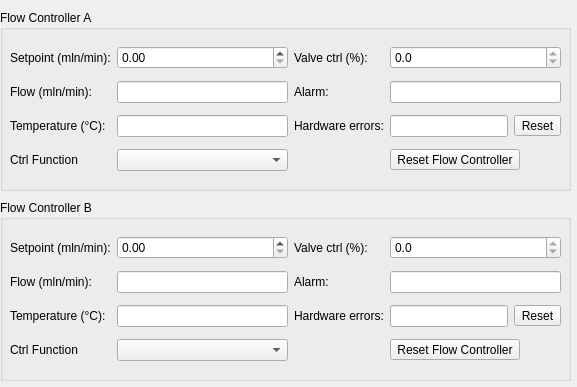
<?xml version="1.0" encoding="UTF-8"?>
<ui version="4.0">
 <class>RedFlowMeterWindow</class>
 <widget class="QDialog" name="RedFlowMeterWindow">
  <property name="geometry">
   <rect>
    <x>0</x>
    <y>0</y>
    <width>577</width>
    <height>387</height>
   </rect>
  </property>
  <property name="windowTitle">
   <string>Flow Controller</string>
  </property>
  <widget class="QGroupBox" name="groupBox_flowA">
   <property name="geometry">
    <rect>
     <x>0</x>
     <y>10</y>
     <width>571</width>
     <height>181</height>
    </rect>
   </property>
   <property name="title">
    <string>Flow Controller A</string>
   </property>
   <widget class="QWidget" name="gridLayoutWidget_2">
    <property name="geometry">
     <rect>
      <x>10</x>
      <y>30</y>
      <width>551</width>
      <height>141</height>
     </rect>
    </property>
    <layout class="QGridLayout" name="gridLayout_2">
     <item row="1" column="0">
      <widget class="QLabel" name="flowA_label_flow">
       <property name="text">
        <string>Flow (mln/min):</string>
       </property>
      </widget>
     </item>
     <item row="0" column="0">
      <widget class="QLabel" name="flowA_label_setpoint">
       <property name="text">
        <string>Setpoint (mln/min):</string>
       </property>
      </widget>
     </item>
     <item row="2" column="1">
      <widget class="QLineEdit" name="flowA_lineEdit_temperature">
       <property name="readOnly">
        <bool>true</bool>
       </property>
      </widget>
     </item>
     <item row="0" column="1">
      <widget class="QDoubleSpinBox" name="flowA_doubleSpinBox_setpoint">
       <property name="readOnly">
        <bool>false</bool>
       </property>
       <property name="decimals">
        <number>2</number>
       </property>
       <property name="maximum">
        <double>1300.000000000000000</double>
       </property>
      </widget>
     </item>
     <item row="1" column="1">
      <widget class="QLineEdit" name="flowA_lineEdit_flow">
       <property name="readOnly">
        <bool>true</bool>
       </property>
      </widget>
     </item>
     <item row="2" column="0">
      <widget class="QLabel" name="flowA_label_temperature">
       <property name="text">
        <string>Temperature (°C):</string>
       </property>
      </widget>
     </item>
     <item row="3" column="1">
      <widget class="QComboBox" name="flowA_comboBox_control_function">
       <property name="toolTip">
        <string>&lt;html&gt;&lt;head/&gt;&lt;body&gt;&lt;p&gt;This widget is write only: it will not be modified if the control function is modified elsewhere.&lt;/p&gt;&lt;/body&gt;&lt;/html&gt;</string>
       </property>
      </widget>
     </item>
     <item row="3" column="0">
      <widget class="QLabel" name="flowA_label_control_function">
       <property name="text">
        <string>Ctrl Function</string>
       </property>
      </widget>
     </item>
     <item row="0" column="2">
      <widget class="QLabel" name="flowA_label_valve_control">
       <property name="text">
        <string>Valve ctrl (%):</string>
       </property>
      </widget>
     </item>
     <item row="0" column="3">
      <widget class="QDoubleSpinBox" name="flowA_doubleSpinBox_valve_control">
       <property name="readOnly">
        <bool>true</bool>
       </property>
       <property name="decimals">
        <number>1</number>
       </property>
       <property name="singleStep">
        <double>0.100000000000000</double>
       </property>
      </widget>
     </item>
     <item row="1" column="2">
      <widget class="QLabel" name="flowA_label_alarm">
       <property name="text">
        <string>Alarm:</string>
       </property>
      </widget>
     </item>
     <item row="1" column="3">
      <widget class="QLineEdit" name="flowA_lineEdit_alarm">
       <property name="readOnly">
        <bool>true</bool>
       </property>
      </widget>
     </item>
     <item row="2" column="2">
      <widget class="QLabel" name="flowA_label_harware_error">
       <property name="text">
        <string>Hardware errors:</string>
       </property>
      </widget>
     </item>
     <item row="3" column="3">
      <widget class="QToolButton" name="flowA_toolButton_soft_reset">
       <property name="text">
        <string>Reset Flow Controller</string>
       </property>
      </widget>
     </item>
     <item row="2" column="3">
      <layout class="QHBoxLayout" name="horizontalLayout_2">
       <item>
        <widget class="QLineEdit" name="flowA_lineEdit_hardware_error">
         <property name="readOnly">
          <bool>true</bool>
         </property>
        </widget>
       </item>
       <item>
        <widget class="QToolButton" name="flowA_toolButton_reset_hardware_error">
         <property name="text">
          <string>Reset</string>
         </property>
        </widget>
       </item>
      </layout>
     </item>
    </layout>
   </widget>
  </widget>
  <widget class="QGroupBox" name="groupBox_flowB">
   <property name="geometry">
    <rect>
     <x>0</x>
     <y>200</y>
     <width>571</width>
     <height>181</height>
    </rect>
   </property>
   <property name="title">
    <string>Flow Controller B</string>
   </property>
   <widget class="QWidget" name="gridLayoutWidget">
    <property name="geometry">
     <rect>
      <x>10</x>
      <y>30</y>
      <width>551</width>
      <height>141</height>
     </rect>
    </property>
    <layout class="QGridLayout" name="gridLayout">
     <item row="0" column="0">
      <widget class="QLabel" name="flowB_label_setpoint">
       <property name="text">
        <string>Setpoint (mln/min):</string>
       </property>
      </widget>
     </item>
     <item row="2" column="1">
      <widget class="QLineEdit" name="flowB_lineEdit_temperature">
       <property name="readOnly">
        <bool>true</bool>
       </property>
      </widget>
     </item>
     <item row="1" column="0">
      <widget class="QLabel" name="flowB_label_flow">
       <property name="text">
        <string>Flow (mln/min):</string>
       </property>
      </widget>
     </item>
     <item row="1" column="1">
      <widget class="QLineEdit" name="flowB_lineEdit_flow">
       <property name="readOnly">
        <bool>true</bool>
       </property>
      </widget>
     </item>
     <item row="0" column="1">
      <widget class="QDoubleSpinBox" name="flowB_doubleSpinBox_setpoint">
       <property name="readOnly">
        <bool>false</bool>
       </property>
       <property name="decimals">
        <number>2</number>
       </property>
       <property name="maximum">
        <double>1300.000000000000000</double>
       </property>
       <property name="singleStep">
        <double>1.000000000000000</double>
       </property>
      </widget>
     </item>
     <item row="3" column="1">
      <widget class="QComboBox" name="flowB_comboBox_control_function">
       <property name="toolTip">
        <string>&lt;html&gt;&lt;head/&gt;&lt;body&gt;&lt;p&gt;This widget is write only: it will not be modified if the control function is modified elsewhere.&lt;/p&gt;&lt;/body&gt;&lt;/html&gt;</string>
       </property>
      </widget>
     </item>
     <item row="2" column="0">
      <widget class="QLabel" name="flowB_label_temperature">
       <property name="text">
        <string>Temperature (°C):</string>
       </property>
      </widget>
     </item>
     <item row="3" column="0">
      <widget class="QLabel" name="flowB_label_control_function">
       <property name="text">
        <string>Ctrl Function</string>
       </property>
      </widget>
     </item>
     <item row="0" column="2">
      <widget class="QLabel" name="flowB_label_valve_control">
       <property name="text">
        <string>Valve ctrl (%):</string>
       </property>
      </widget>
     </item>
     <item row="0" column="3">
      <widget class="QDoubleSpinBox" name="flowB_doubleSpinBox_valve_control">
       <property name="readOnly">
        <bool>true</bool>
       </property>
       <property name="decimals">
        <number>1</number>
       </property>
       <property name="singleStep">
        <double>0.100000000000000</double>
       </property>
      </widget>
     </item>
     <item row="1" column="3">
      <widget class="QLineEdit" name="flowB_lineEdit_alarm">
       <property name="readOnly">
        <bool>true</bool>
       </property>
      </widget>
     </item>
     <item row="1" column="2">
      <widget class="QLabel" name="flowB_label_alarm">
       <property name="text">
        <string>Alarm:</string>
       </property>
      </widget>
     </item>
     <item row="2" column="2">
      <widget class="QLabel" name="flowB_label_harware_error">
       <property name="text">
        <string>Hardware errors:</string>
       </property>
      </widget>
     </item>
     <item row="2" column="3">
      <layout class="QHBoxLayout" name="horizontalLayout">
       <item>
        <widget class="QLineEdit" name="flowB_lineEdit_hardware_error">
         <property name="readOnly">
          <bool>true</bool>
         </property>
        </widget>
       </item>
       <item>
        <widget class="QToolButton" name="flowB_toolButton_reset_hardware_error">
         <property name="text">
          <string>Reset</string>
         </property>
        </widget>
       </item>
      </layout>
     </item>
     <item row="3" column="3">
      <widget class="QToolButton" name="flowB_toolButton_soft_reset">
       <property name="text">
        <string>Reset Flow Controller</string>
       </property>
      </widget>
     </item>
    </layout>
   </widget>
  </widget>
  <action name="action_pump">
   <property name="text">
    <string>Syringe pump</string>
   </property>
  </action>
  <action name="action_flows">
   <property name="text">
    <string>Flow controllers</string>
   </property>
  </action>
  <action name="action_pressure">
   <property name="text">
    <string>Pressure controller</string>
   </property>
  </action>
  <action name="action_valve2x3">
   <property name="text">
    <string>Double 3-ways valve</string>
   </property>
  </action>
  <action name="action_electrovalves">
   <property name="text">
    <string>Electro-valves</string>
   </property>
  </action>
  <zorder>groupBox_flowA</zorder>
  <zorder>groupBox_flowB</zorder>
  <zorder>flowB_label_setpoint</zorder>
 </widget>
 <resources/>
 <connections/>
</ui>
